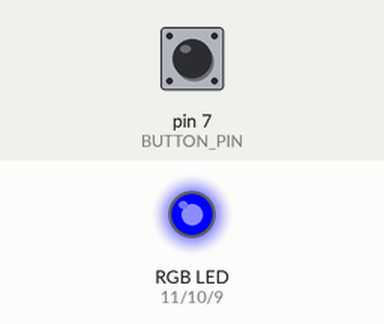
A sketch run on a simulated Arduino Uno, built with avr-gcc and run on an emulated ATmega328P. Shown: an RGB LED mixed from three pins (HIGH = lit). Inputs (shaded band) come from the test bench; at power-on: pin 7 (BUTTON_PIN) LOW. Dim RGB values are drawn brighter than linear; random numbers use the default seed unless the sketch sets one.

Above: at 1.2 s.
1.3 s: pin 7 (BUTTON_PIN) pulled HIGH for 0.15 s
At 2.5 s:
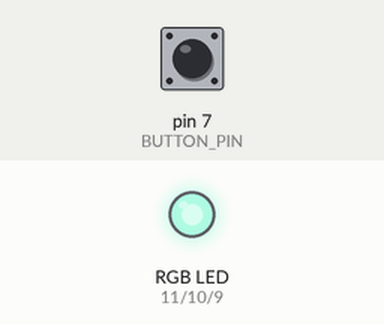
2.9 s: pin 7 (BUTTON_PIN) pulled HIGH for 1 s
At 3.9 s:
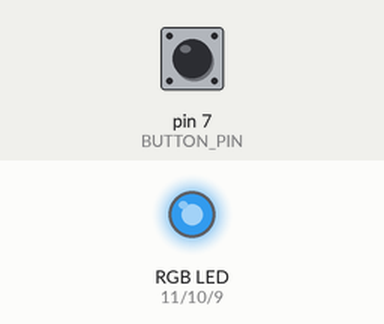
5.4 s: pin 7 (BUTTON_PIN) pulled HIGH for 0.15 s
At 5.8 s:
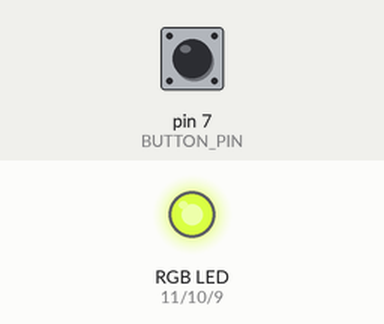
7.0 s: pin 7 (BUTTON_PIN) pulled HIGH for 3.2 s
At 8.3 s:
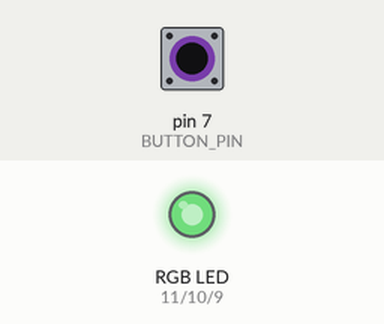
11.7 s: pin 7 (BUTTON_PIN) pulled HIGH for 0.15 s
At 12.9 s:
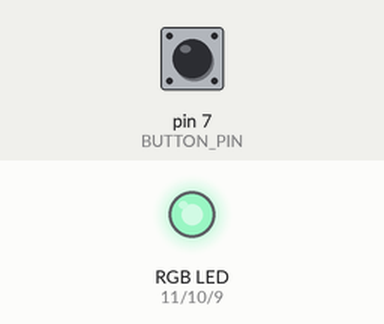
13.3 s: pin 7 (BUTTON_PIN) pulled HIGH for 1 s
At 14.3 s:
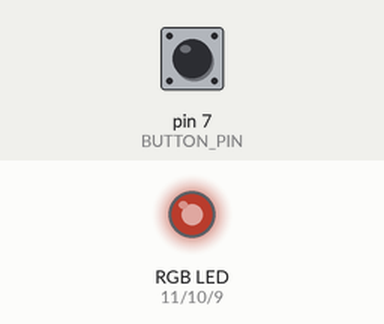
Timing chart, 0 to 16.3 s (numbered marks = the images above; inputs shaded):
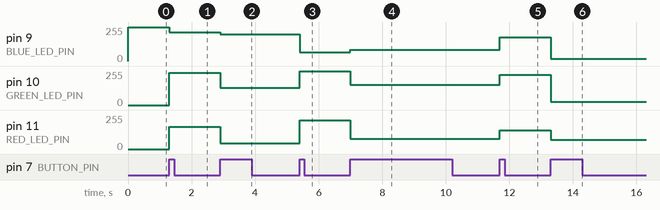

The sketch:

led_rgb_color_changer.ino
```cpp
#define BUTTON_PIN 7
#define RED_LED_PIN 11
#define GREEN_LED_PIN 10
#define BLUE_LED_PIN 9

// Variables to hold the current color values
int currentRed = 0;
int currentGreen = 0;
int currentBlue = 255;

// Variable for previous state of the button (not pressed)
bool lastButtonState = LOW;

// Variables for debounce handling
unsigned long lastDebounceTime = 0;
unsigned long debounceDelay = 100; // Debounce delay in milliseconds

void setup() {
  // Set LED pins as outputs
  setupLEDs();

  // Set the button pin as input
  pinMode(BUTTON_PIN, INPUT);

  // Initialize the LED with a starting color (Blue)
  initializeLEDs();
}

void loop() {
  // Read the current state of the button
  bool currentButtonState = digitalRead(BUTTON_PIN);

  // Check if the button is pressed
  if (currentButtonState == HIGH && lastButtonState == LOW) {
    // Implement debounce
    if (isDebounceTimeElapsed()) {
      lastDebounceTime = millis(); // Update the last debounce time

      // Generate and update new random colors
      updateLEDColors();
    }
  }

  lastButtonState = currentButtonState;  // Update the previous button state
}

// Function to set LED pins as outputs
void setupLEDs() {
  pinMode(RED_LED_PIN, OUTPUT);
  pinMode(GREEN_LED_PIN, OUTPUT);
  pinMode(BLUE_LED_PIN, OUTPUT);
}

// Function to initialize the LEDs with the starting color
void initializeLEDs() {
  analogWrite(RED_LED_PIN, currentRed);
  analogWrite(GREEN_LED_PIN, currentGreen);
  analogWrite(BLUE_LED_PIN, currentBlue);
}

// Function to check if debounce time has elapsed
bool isDebounceTimeElapsed() {
  return (millis() - lastDebounceTime) > debounceDelay;
}

// Function to generate random colors and update LEDs
void updateLEDColors() {
  int redValue = random(0, 256);
  int greenValue = random(0, 256);
  int blueValue = random(0, 256);

  // Update the LED colors only if the new values are different
  if (redValue != currentRed) {
    analogWrite(RED_LED_PIN, redValue);
    currentRed = redValue; // Store the new red value
  }
  if (greenValue != currentGreen) {
    analogWrite(GREEN_LED_PIN, greenValue);
    currentGreen = greenValue; // Store the new green value
  }
  if (blueValue != currentBlue) {
    analogWrite(BLUE_LED_PIN, blueValue);
    currentBlue = blueValue; // Store the new blue value
  }
}
```

Measured:
- after the input at 1.3 s, pin 9 (BLUE_LED_PIN): 255/255 → 217/255 at once; pin 10 (GREEN_LED_PIN): 0/255 → 241/255 at once; pin 11 (RED_LED_PIN): 0/255 → 167/255 at once
- after the input at 2.9 s, pin 9 (BLUE_LED_PIN): 217/255 → 200/255 at once; pin 10 (GREEN_LED_PIN): 241/255 → 130/255 at once; pin 11 (RED_LED_PIN): 167/255 → 42/255 at once
- after the input at 5.4 s, pin 9 (BLUE_LED_PIN): 200/255 → 67/255 at once; pin 10 (GREEN_LED_PIN): 130/255 → 254/255 at once; pin 11 (RED_LED_PIN): 42/255 → 216/255 at once
- after the input at 7.0 s, pin 9 (BLUE_LED_PIN): 67/255 → 85/255 at once; pin 10 (GREEN_LED_PIN): 254/255 → 152/255 at once; pin 11 (RED_LED_PIN): 216/255 → 77/255 at once
- after the input at 11.7 s, pin 9 (BLUE_LED_PIN): 85/255 → 179/255 at once; pin 10 (GREEN_LED_PIN): 152/255 → 226/255 at once; pin 11 (RED_LED_PIN): 77/255 → 140/255 at once
- after the input at 13.3 s, pin 9 (BLUE_LED_PIN): 179/255 → 17/255 at once; pin 10 (GREEN_LED_PIN): 226/255 → 23/255 at once; pin 11 (RED_LED_PIN): 140/255 → 71/255 at once
